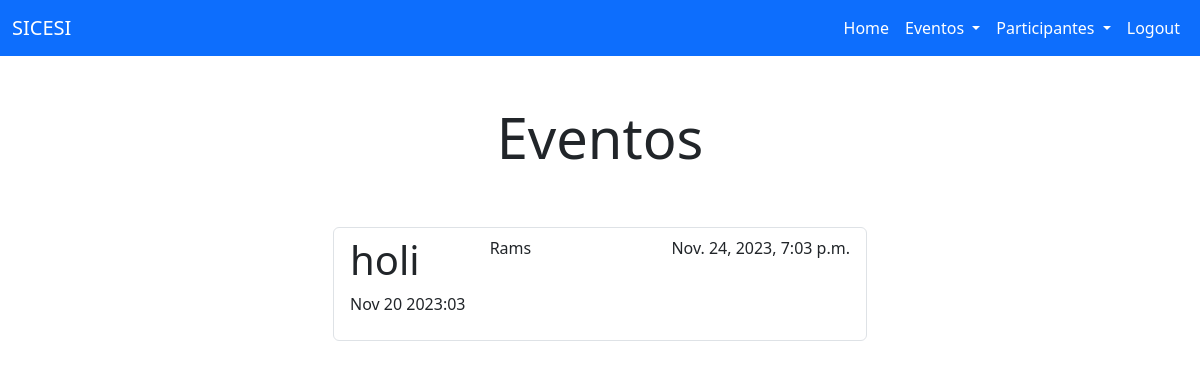
The app's page /eventos_completados/ (signed in) with its own data.
### eventos/models.py (models this page shows, shortened)
class T_Eventos(models.Model):
    titulo = models.CharField (max_length=100)
    contenido = models.TextField(blank=True)
    fecha_evento = models.DateTimeField(default=None, blank=True)
    fecha_creacion = models.DateTimeField(auto_now_add=True)
    fecha_culminado = models.DateTimeField(null=True)
    user = models.ForeignKey(User, on_delete=models.CASCADE)

### eventos/views.py (the view)
# urls.py: path('eventos_completados/', views.eventos_completados, name='eventos_completados'),
@login_required
def eventos_completados (request):
    eventos = T_Eventos.objects.filter(user=request.user, fecha_culminado__isnull=False).order_by('-fecha_culminado')
    if request.method == 'GET':
        return render(request, 'main/eventos.html', {'eventos': eventos})

### eventos/templates/main/eventos.html (shortened to what this page needs)
{% extends 'main/base.html' %}
{% block content %}
<main class="container">
    <div class="row">
        <div class="col-md-6 offset-md-3">
            <h1 class="text-center display-4 py-5">Eventos</h1>
            <ul class="list-group">
                {% for evento in eventos %}
                <a class="list-group-item" href="{% url 'evento_detail' evento.id %}">
                    <header class="d-flex justify-content-between">
                        <h1 >{{evento.titulo}}</h1>
                        <p>{{evento.user}}</p>
                        <p>{{evento.fecha_evento}}</p>
                    </header>
                        <p>{{evento.fecha_culminado|date:'M j Y:i'}}</p>
                </a>
                {% endfor %}
            </ul>
        </div>
    </div>
</main>
{% endblock %}

### records on screen
T_Eventos: titulo "holi", user "Rams", fecha_evento "Nov. 24, 2023, 7:03 p.m.", fecha_culminado "Nov 20 2023:03"
